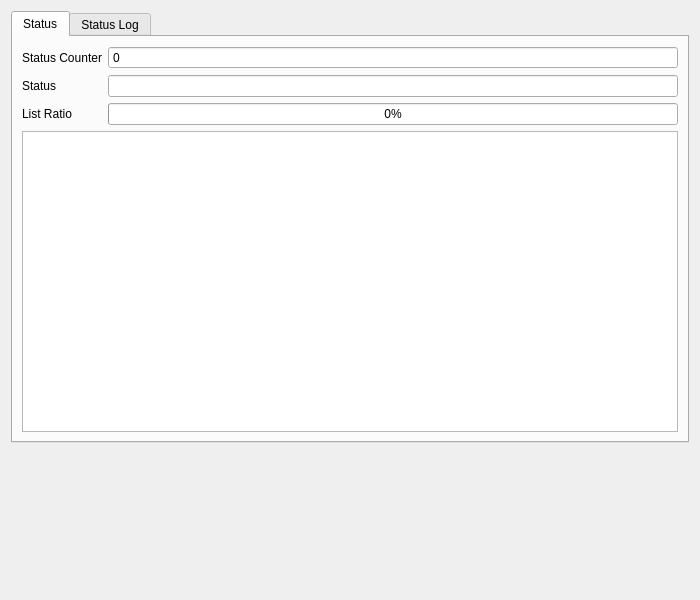
<?xml version="1.0" encoding="UTF-8"?>
<ui version="4.0">
 <author>Thomas Vogt</author>
 <class>Arinc615aDlaQt::DownloadOperationStatusPage</class>
 <widget class="QWizardPage" name="Arinc615aDlaQt::DownloadOperationStatusPage">
  <property name="geometry">
   <rect>
    <x>0</x>
    <y>0</y>
    <width>700</width>
    <height>600</height>
   </rect>
  </property>
  <property name="title">
   <string>Operation Status</string>
  </property>
  <property name="subTitle">
   <string>Status of ARINC 615A Download Operation</string>
  </property>
  <layout class="QVBoxLayout" name="verticalLayout">
   <item>
    <widget class="QTabWidget" name="gbStatus">
     <property name="currentIndex">
      <number>0</number>
     </property>
     <widget class="QWidget" name="statusPage">
      <attribute name="title">
       <string>Status</string>
      </attribute>
      <layout class="QFormLayout" name="formLayout_5">
       <item row="1" column="0">
        <widget class="QLabel" name="lblStatus">
         <property name="text">
          <string>Status</string>
         </property>
         <property name="buddy">
          <cstring>status</cstring>
         </property>
        </widget>
       </item>
       <item row="0" column="0">
        <widget class="QLabel" name="statusCounterLabel">
         <property name="text">
          <string>Status Counter</string>
         </property>
         <property name="buddy">
          <cstring>statusCounter</cstring>
         </property>
        </widget>
       </item>
       <item row="0" column="1">
        <widget class="QSpinBox" name="statusCounter">
         <property name="readOnly">
          <bool>true</bool>
         </property>
         <property name="buttonSymbols">
          <enum>QAbstractSpinBox::NoButtons</enum>
         </property>
        </widget>
       </item>
       <item row="2" column="0">
        <widget class="QLabel" name="lblListRatio">
         <property name="text">
          <string>List Ratio</string>
         </property>
        </widget>
       </item>
       <item row="2" column="1">
        <widget class="QProgressBar" name="listRatio">
         <property name="value">
          <number>0</number>
         </property>
        </widget>
       </item>
       <item row="3" column="0" colspan="2">
        <widget class="QTableView" name="filesStatus">
         <property name="alternatingRowColors">
          <bool>true</bool>
         </property>
         <property name="selectionMode">
          <enum>QAbstractItemView::NoSelection</enum>
         </property>
         <property name="selectionBehavior">
          <enum>QAbstractItemView::SelectRows</enum>
         </property>
         <attribute name="horizontalHeaderStretchLastSection">
          <bool>true</bool>
         </attribute>
         <attribute name="verticalHeaderVisible">
          <bool>false</bool>
         </attribute>
        </widget>
       </item>
       <item row="1" column="1">
        <widget class="QLineEdit" name="status">
         <property name="sizePolicy">
          <sizepolicy hsizetype="Expanding" vsizetype="Fixed">
           <horstretch>1</horstretch>
           <verstretch>0</verstretch>
          </sizepolicy>
         </property>
         <property name="toolTip">
          <string>Status Code</string>
         </property>
         <property name="readOnly">
          <bool>true</bool>
         </property>
        </widget>
       </item>
      </layout>
     </widget>
     <widget class="QWidget" name="statusLogPage">
      <attribute name="title">
       <string>Status Log</string>
      </attribute>
      <layout class="QVBoxLayout" name="verticalLayout_3">
       <item>
        <widget class="QSplitter" name="splitter">
         <property name="orientation">
          <enum>Qt::Vertical</enum>
         </property>
         <widget class="QTableView" name="statusLog">
          <property name="sizePolicy">
           <sizepolicy hsizetype="Expanding" vsizetype="Expanding">
            <horstretch>2</horstretch>
            <verstretch>0</verstretch>
           </sizepolicy>
          </property>
          <property name="alternatingRowColors">
           <bool>true</bool>
          </property>
          <property name="selectionMode">
           <enum>QAbstractItemView::SingleSelection</enum>
          </property>
          <property name="selectionBehavior">
           <enum>QAbstractItemView::SelectRows</enum>
          </property>
          <attribute name="horizontalHeaderStretchLastSection">
           <bool>true</bool>
          </attribute>
          <attribute name="verticalHeaderVisible">
           <bool>false</bool>
          </attribute>
         </widget>
         <widget class="QTableView" name="statusLogFiles">
          <property name="sizePolicy">
           <sizepolicy hsizetype="Expanding" vsizetype="Expanding">
            <horstretch>3</horstretch>
            <verstretch>0</verstretch>
           </sizepolicy>
          </property>
          <property name="alternatingRowColors">
           <bool>true</bool>
          </property>
          <property name="selectionMode">
           <enum>QAbstractItemView::NoSelection</enum>
          </property>
          <property name="selectionBehavior">
           <enum>QAbstractItemView::SelectRows</enum>
          </property>
          <attribute name="horizontalHeaderStretchLastSection">
           <bool>true</bool>
          </attribute>
          <attribute name="verticalHeaderVisible">
           <bool>false</bool>
          </attribute>
         </widget>
        </widget>
       </item>
      </layout>
     </widget>
    </widget>
   </item>
   <item>
    <spacer name="verticalSpacer">
     <property name="orientation">
      <enum>Qt::Vertical</enum>
     </property>
     <property name="sizeHint" stdset="0">
      <size>
       <width>20</width>
       <height>40</height>
      </size>
     </property>
    </spacer>
   </item>
  </layout>
 </widget>
 <tabstops>
  <tabstop>gbStatus</tabstop>
  <tabstop>statusCounter</tabstop>
  <tabstop>status</tabstop>
  <tabstop>filesStatus</tabstop>
  <tabstop>statusLog</tabstop>
  <tabstop>statusLogFiles</tabstop>
 </tabstops>
 <resources/>
 <connections/>
</ui>
